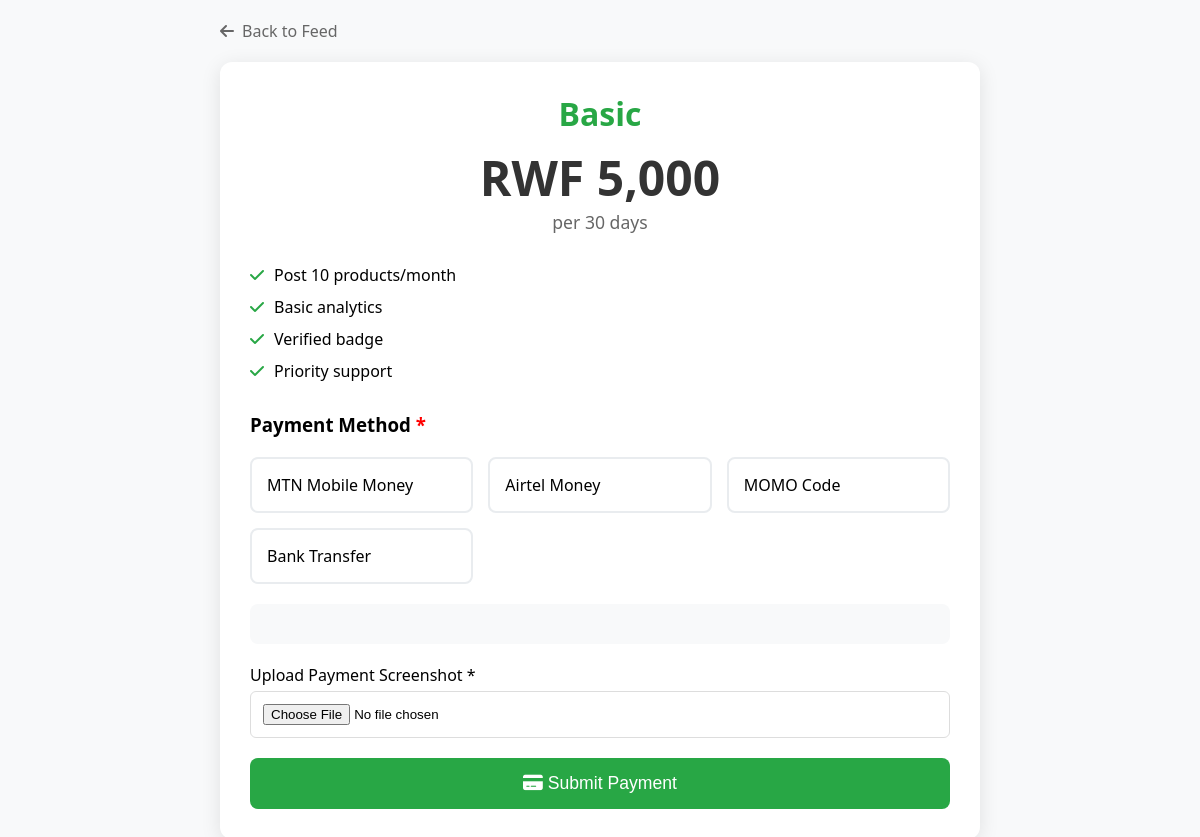
Screenshot of /subscribe.php?plan=2 (signed in) with the database file from the repository.
### tables this page shows
CREATE TABLE `subscription_plans` (
  `id` int(11) NOT NULL,
  `name` varchar(100) NOT NULL,
  `description` text DEFAULT NULL,
  `price` decimal(10,2) NOT NULL,
  `currency` varchar(3) DEFAULT 'RWF',
  `duration_days` int(11) NOT NULL,
  `features` longtext DEFAULT NULL CHECK (json_valid(`features`)),
  `max_products` int(11) DEFAULT NULL,
  `is_active` tinyint(1) DEFAULT 1,
  `created_at` timestamp NOT NULL DEFAULT current_timestamp(),
  `updated_at` timestamp NOT NULL DEFAULT current_timestamp() ON UPDATE current_timestamp()
);

### config/database.php (called while the page is built, shortened)
<?php
class Database {
    private $connection;
    public function __construct() {
        try {
            $dsn = "mysql:host=" . DB_HOST . ";dbname=" . DB_NAME . ";charset=" . DB_CHARSET;
            $this->connection = new PDO($dsn, DB_USER, DB_PASS);
            $this->connection->setAttribute(PDO::ATTR_ERRMODE, PDO::ERRMODE_EXCEPTION);
            $this->connection->setAttribute(PDO::ATTR_DEFAULT_FETCH_MODE, PDO::FETCH_ASSOC);
        } catch(PDOException $e) {
            die("Database connection failed: " . $e->getMessage());
        }
    }
    public function query($sql, $params = []) {
        $stmt = $this->connection->prepare($sql);
        $stmt->execute($params);
        return $stmt;
    }
}
?>

### subscribe.php (the view, shortened to what this page needs)
<?php
require_once 'config/database.php';
$plan_id = isset($_GET['plan']) ? (int)$_GET['plan'] : 0;
$db = new Database();
$plan = $db->query("SELECT * FROM subscription_plans WHERE id = ? AND is_active = 1", [$plan_id])->fetch();
$existing = $db->query("SELECT * FROM user_subscriptions WHERE user_id = ? AND status = 'active' AND expires_at > NOW()", [$_SESSION['user_id']])->fetch();
?>
<!DOCTYPE html>
<html lang="en">
<head>
    <link href="https://cdnjs.cloudflare.com/ajax/libs/font-awesome/6.0.0/css/all.min.css" rel="stylesheet">
</head>
<body>
    <div class="container">
        <a href="feed.php" class="back-btn">
            <i class="fas fa-arrow-left"></i> Back to Feed
        </a>
        <div class="subscription-card">
            <div class="plan-header">
                <div class="plan-name"><?php echo htmlspecialchars($plan['name']); ?></div>
                <div class="plan-price">RWF <?php echo number_format($plan['price']); ?></div>
                <div class="plan-duration">per <?php echo $plan['duration_days']; ?> days</div>
            </div>
            <div class="features">
                <?php
                $features = json_decode($plan['features'], true);
                foreach ($features as $feature):
                ?>
                    <div class="feature">
                        <i class="fas fa-check"></i>
                        <span><?php echo htmlspecialchars($feature); ?></span>
                    </div>
                <?php endforeach; ?>
            </div>
            <?php if (!$existing): ?>
            <form method="POST" enctype="multipart/form-data" class="payment-section">
                <h3>Payment Method <span style="color: red;">*</span></h3>
                <div class="payment-methods">
                    <div class="payment-method" onclick="selectPayment('mtn')">
                        <label for="mtn">MTN Mobile Money</label>
                    </div>
                    <div class="payment-method" onclick="selectPayment('airtel')">
                        <label for="airtel">Airtel Money</label>
                    </div>
                    <div class="payment-method" onclick="selectPayment('momo')">
                        <label for="momo">MOMO Code</label>
                    </div>
                    <div class="payment-method" onclick="selectPayment('bank')">
                        <label for="bank">Bank Transfer</label>
                    </div>
                </div>
                <div class="payment-info">
                </div>
                <div class="form-group">
                    <label for="payment_proof">Upload Payment Screenshot *</label>
                    <input type="file" name="payment_proof" id="payment_proof" accept="image/*" required>
                </div>
                <button type="submit" class="submit-btn" onclick="return validateForm()">
                    <i class="fas fa-credit-card"></i> Submit Payment
                </button>
            </form>
            <?php endif; ?>
        </div>
    </div>
</body>
</html>

### subscribe.php (style rules this page uses)
* { margin: 0; padding: 0; box-sizing: border-box; }
body { font-family: 'Segoe UI', Tahoma, Geneva, Verdana, sans-serif; background: #f8f9fa; }
.container { max-width: 800px; margin: 0 auto; padding: 20px; }
.back-btn { display: inline-flex; align-items: center; gap: 8px; color: #666; text-decoration: none; margin-bottom: 20px; }
.subscription-card { background: white; border-radius: 12px; padding: 30px; box-shadow: 0 4px 20px rgba(0,0,0,0.1); }
.plan-header { text-align: center; margin-bottom: 30px; }
.plan-name { font-size: 2rem; font-weight: bold; color: #28a745; margin-bottom: 10px; }
.plan-price { font-size: 3rem; font-weight: bold; color: #333; }
.plan-duration { color: #666; font-size: 1.1rem; }
.features { margin: 30px 0; }
.feature { display: flex; align-items: center; gap: 10px; margin-bottom: 10px; }
.feature i { color: #28a745; }
.payment-section { margin-top: 30px; }
.payment-methods { display: grid; grid-template-columns: repeat(auto-fit, minmax(200px, 1fr)); gap: 15px; margin: 20px 0; }
.payment-method { border: 2px solid #e9ecef; border-radius: 8px; padding: 15px; cursor: pointer; transition: all 0.3s; }
.payment-method label { cursor: pointer; font-weight: 500; }
.form-group { margin-bottom: 20px; }
.form-group label { display: block; margin-bottom: 5px; font-weight: 500; }
.form-group input { width: 100%; padding: 12px; border: 1px solid #ddd; border-radius: 6px; }
.submit-btn { width: 100%; background: #28a745; color: white; padding: 15px; border: none; border-radius: 8px; font-size: 1.1rem; font-weight: 500; cursor: pointer; }
.payment-info { background: #f8f9fa; padding: 20px; border-radius: 8px; margin: 20px 0; }

### rows the page displays
subscription_plans: name "Basic", price "5,000", duration_days "30", features "Post 10 products/month", features "Basic analytics", features "Verified badge", features "Priority support"
